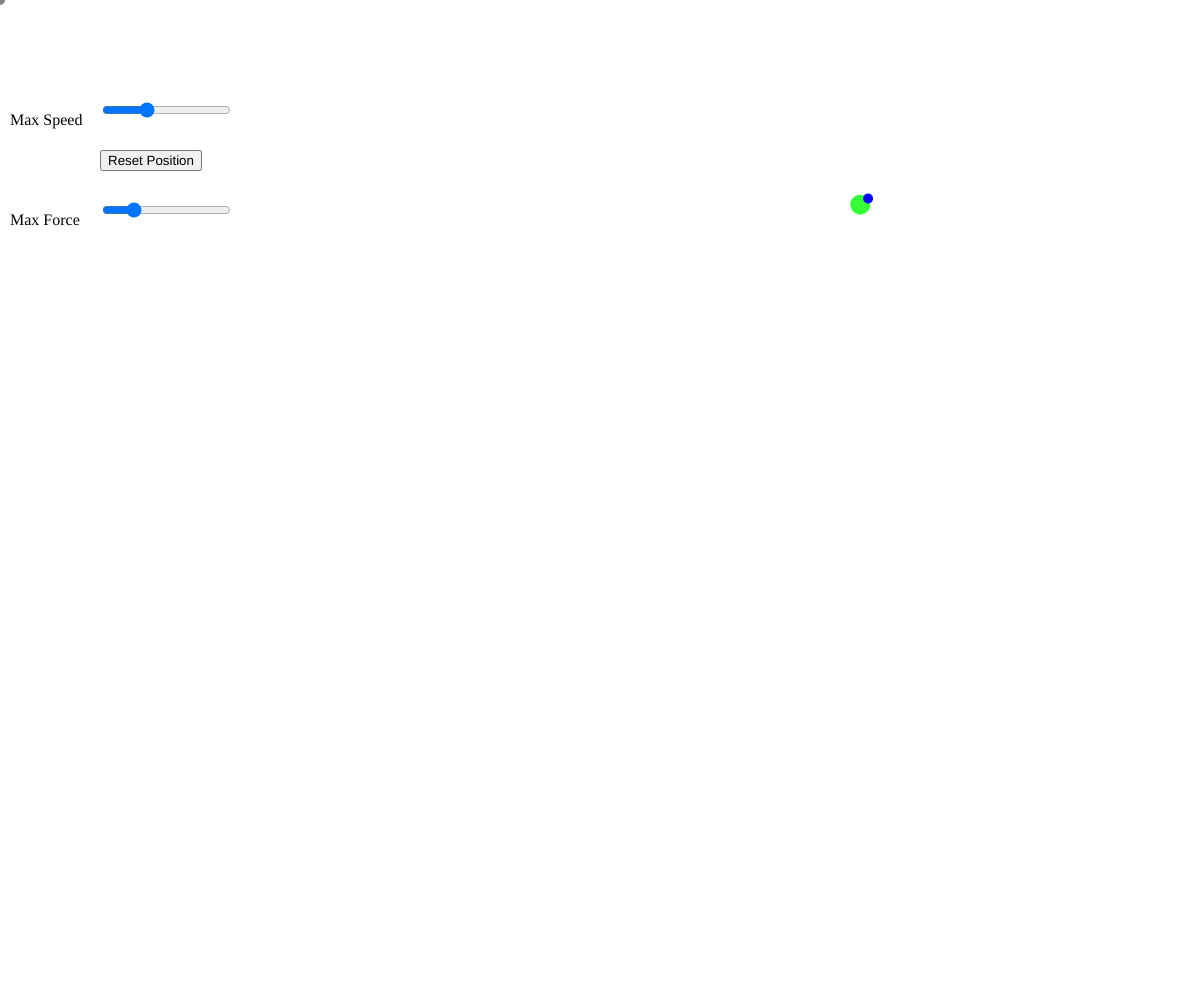
Frame 1 (no input)
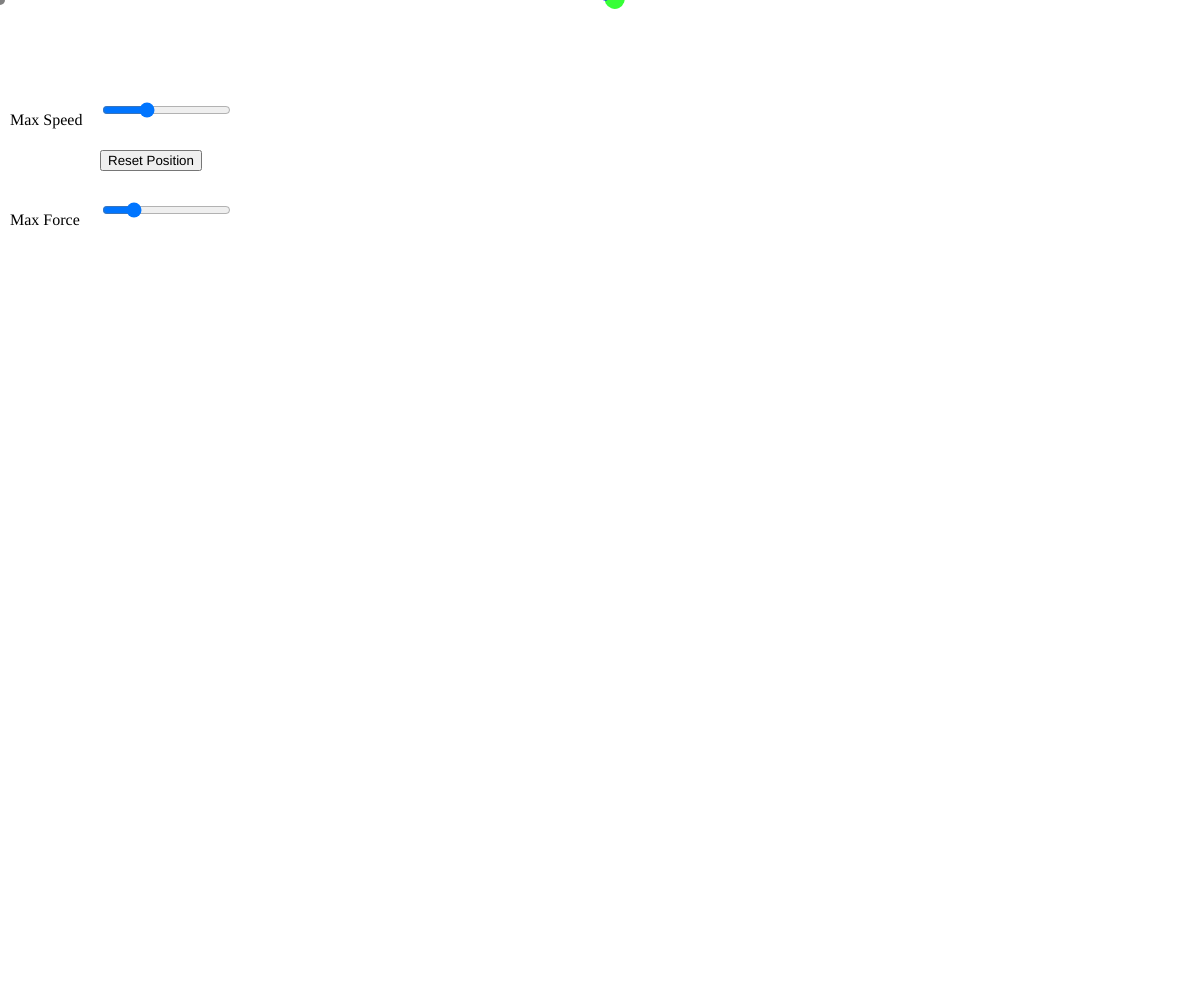
Frame 60 (no input)
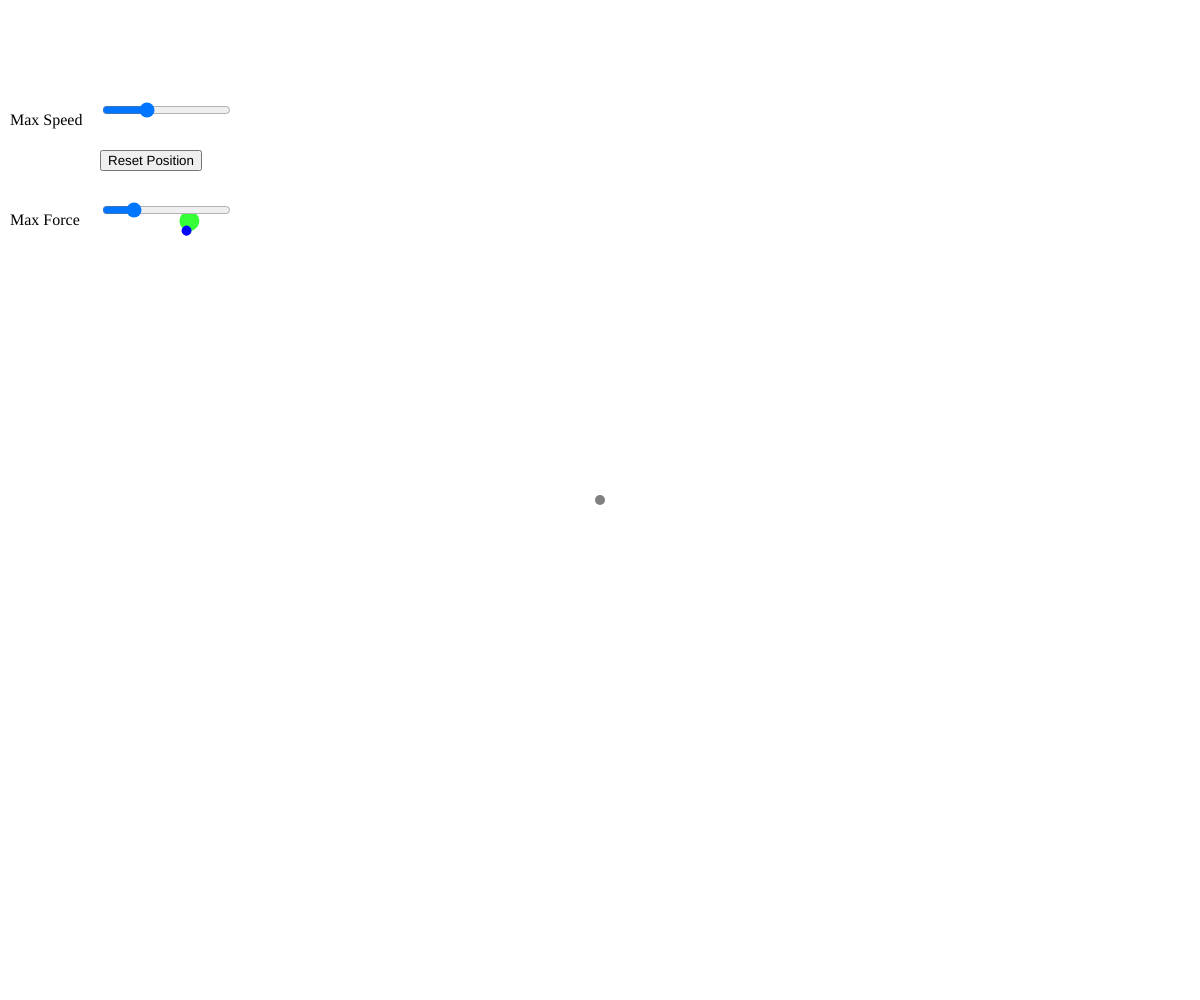
Frame 120 (the mouse pressed at the canvas centre since frame 60)

The p5.js sketch that drew these frames (run headless with seeded random() and noise() and a simulated clock; from frame 60 on, the mouse is pressed at the canvas centre):

// p5.js sketch
// ── sketch.js
class Vehicle{
  constructor(pos,target){
    this.target = target;

    this.pos = pos.copy();
    this.vel = p5.Vector.random2D().mult(random(1,5));
    this.acc = createVector(0,0);

    this.angle = 0;

    this.size = 20;

    this.maxSpeed = carMaxSpeedSlider.value();
    this.maxForce = carMaxForceSlider.value();
  }

  resetPosition(){
    this.pos = createVector(random(0,width),random(0,height));
  }

  applyForce(force){
    this.acc.add(force);
  }

  //寻找目标
  seek(){
    let desiredVel = p5.Vector.sub(this.target.getPos(),this.pos);
    // desiredVel = desiredVel.copy().normalize().mult(constrain(desiredVel.mag(),0,this.maxSpeed));//这里不用做限制，因为后面会限制力

    let steeringForce = p5.Vector.sub(desiredVel,this.vel);
    steeringForce = steeringForce.copy().normalize().mult(constrain(steeringForce.mag(),0,this.maxForce));

    this.applyForce(steeringForce);
  }

  update(){
    this.seek();
    //标准的欧拉积分
    this.vel.add(this.acc);
    this.vel = this.vel.copy().normalize().mult(constrain(this.vel.mag(),0,this.maxSpeed));
    this.pos.add(this.vel);
    this.acc.mult(0);

    this.angle = this.vel.heading();
  }

  display(){
    push();
      translate(this.pos.x,this.pos.y);
      rotate(this.angle);

      noStroke();
      fill(0,255,0,200);
      circle(0,0,this.size);

      if(p5.Vector.dist(this.pos,this.target.getPos()) > 2){
        noStroke();
        fill(0,0,255,250);
        circle(this.size/2,0,this.size/2);
      }
    pop();
  }
}

class Target{
  constructor(pos,size){
    this.pos = pos.copy();
    this.size = size;
  }

  getPos(){
    return this.pos.copy();
  }

  update(){
    this.pos.set(mouseX,mouseY);
  }

  display(){
    noStroke();
    fill(128,128,128,255);
    circle(this.pos.x,this.pos.y,this.size);
  }
}

let car = null;
let target = null;

let carMaxSpeedSlider = null;
let carMaxForceSlider = null;

function setup() {
  createCanvas(windowWidth, windowHeight);

  let maxSpeedText = createP('Max Speed');
  maxSpeedText.position(10,100-5);
  carMaxSpeedSlider = createSlider(0.1,30,10,0.1);
  carMaxSpeedSlider.position(100,100);

  let maxForceText = createP('Max Force');
  maxForceText.position(10,200-5);
  carMaxForceSlider = createSlider(0.05,1,0.2,0.1);
  carMaxForceSlider.position(100,200);

  let button = createButton('Reset Position');
  button.position(100, 150);
  button.mousePressed(()=>{
    car.resetPosition();
  });


  target = new Target(createVector(width/2,height/2),10);
  car = new Vehicle(createVector(random(0,width),random(0,height)),target);
}

function draw() {
  background(255);

  car.maxSpeed = carMaxSpeedSlider.value();
  car.maxForce = carMaxForceSlider.value();
  
  target.update();
  target.display();

  car.update();
  car.display();
}
